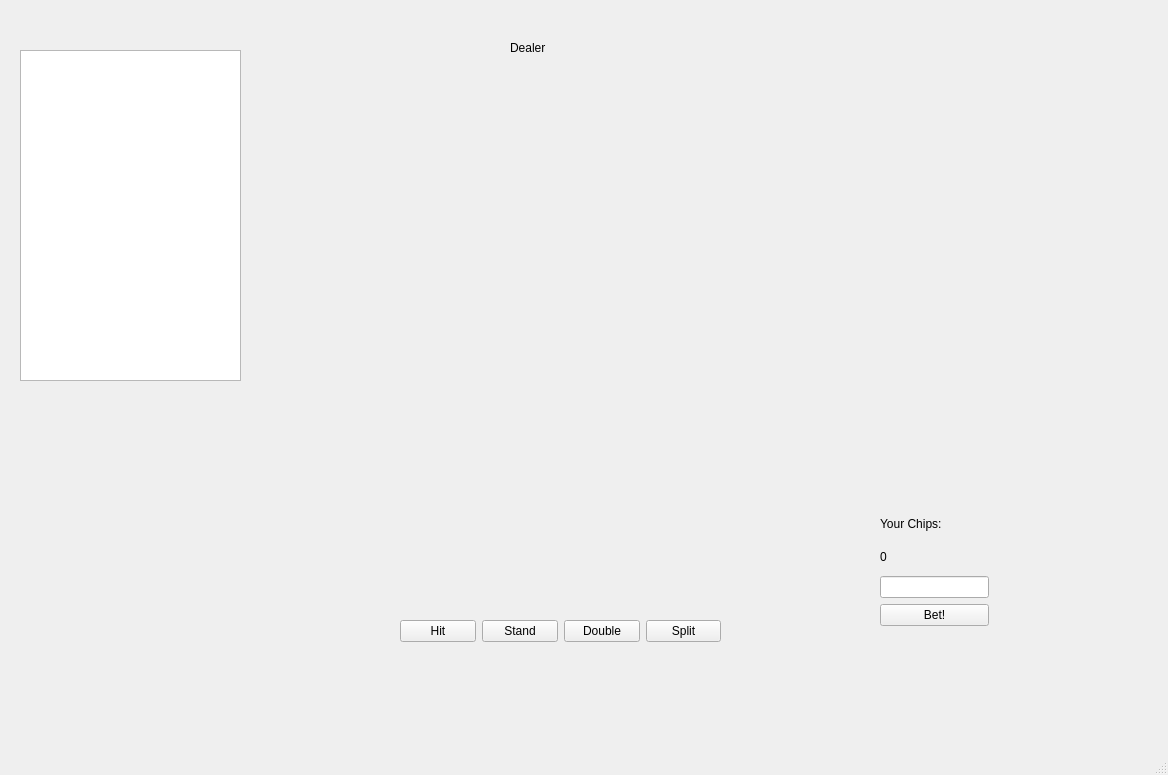
<?xml version="1.0" encoding="UTF-8"?>
<ui version="4.0">
 <class>MainWindow</class>
 <widget class="QMainWindow" name="MainWindow">
  <property name="geometry">
   <rect>
    <x>0</x>
    <y>0</y>
    <width>1168</width>
    <height>775</height>
   </rect>
  </property>
  <property name="windowTitle">
   <string>MainWindow</string>
  </property>
  <widget class="QWidget" name="centralwidget">
   <widget class="QWidget" name="dealerCardsWidget" native="true">
    <property name="geometry">
     <rect>
      <x>370</x>
      <y>70</y>
      <width>331</width>
      <height>171</height>
     </rect>
    </property>
    <layout class="QHBoxLayout" name="horizontalLayout"/>
   </widget>
   <widget class="QLabel" name="label_2">
    <property name="geometry">
     <rect>
      <x>510</x>
      <y>40</y>
      <width>49</width>
      <height>16</height>
     </rect>
    </property>
    <property name="text">
     <string>Dealer</string>
    </property>
   </widget>
   <widget class="QWidget" name="playerCardsWidget" native="true">
    <property name="geometry">
     <rect>
      <x>310</x>
      <y>370</y>
      <width>521</width>
      <height>210</height>
     </rect>
    </property>
    <layout class="QHBoxLayout" name="horizontalLayout_3"/>
   </widget>
   <widget class="QWidget" name="gameButtonsWidget" native="true">
    <property name="geometry">
     <rect>
      <x>400</x>
      <y>610</y>
      <width>321</width>
      <height>42</height>
     </rect>
    </property>
    <layout class="QHBoxLayout" name="horizontalLayout_2">
     <item>
      <widget class="QPushButton" name="buttonHit">
       <property name="text">
        <string>Hit</string>
       </property>
      </widget>
     </item>
     <item>
      <widget class="QPushButton" name="buttonStand">
       <property name="text">
        <string>Stand</string>
       </property>
      </widget>
     </item>
     <item>
      <widget class="QPushButton" name="buttonDouble">
       <property name="text">
        <string>Double</string>
       </property>
      </widget>
     </item>
     <item>
      <widget class="QPushButton" name="buttonSplit">
       <property name="text">
        <string>Split</string>
       </property>
      </widget>
     </item>
    </layout>
   </widget>
   <widget class="QWidget" name="betLayout" native="true">
    <property name="geometry">
     <rect>
      <x>880</x>
      <y>510</y>
      <width>109</width>
      <height>116</height>
     </rect>
    </property>
    <layout class="QVBoxLayout" name="verticalLayout">
     <item>
      <widget class="QLabel" name="label">
       <property name="text">
        <string>Your Chips:</string>
       </property>
      </widget>
     </item>
     <item>
      <widget class="QLabel" name="chipsLabel">
       <property name="text">
        <string>0</string>
       </property>
      </widget>
     </item>
     <item>
      <widget class="QLineEdit" name="enterChips"/>
     </item>
     <item>
      <widget class="QPushButton" name="buttonBet">
       <property name="text">
        <string>Bet!</string>
       </property>
      </widget>
     </item>
    </layout>
   </widget>
   <widget class="QTextEdit" name="textOutput">
    <property name="geometry">
     <rect>
      <x>20</x>
      <y>50</y>
      <width>221</width>
      <height>331</height>
     </rect>
    </property>
   </widget>
  </widget>
  <widget class="QMenuBar" name="menubar">
   <property name="geometry">
    <rect>
     <x>0</x>
     <y>0</y>
     <width>1168</width>
     <height>21</height>
    </rect>
   </property>
  </widget>
  <widget class="QStatusBar" name="statusbar"/>
 </widget>
 <resources/>
 <connections/>
</ui>
